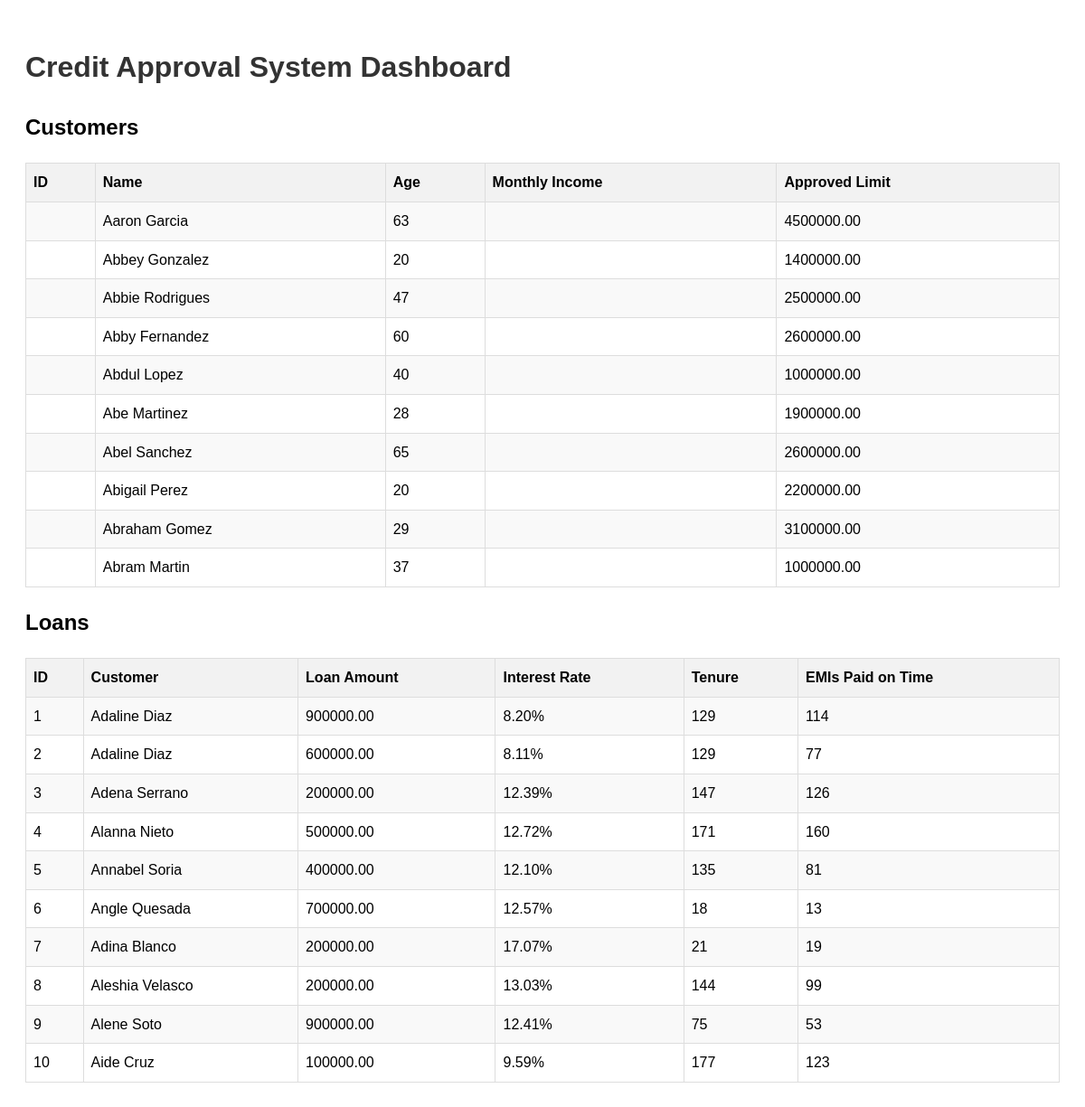
The page / on the database its author committed.
### api/models.py (models this page shows)
class Customer(models.Model):
    customer_id = models.IntegerField(primary_key=True)
    first_name = models.CharField(max_length=100)
    last_name = models.CharField(max_length=100)
    age = models.IntegerField()
    phone_number = models.CharField(max_length=20)
    monthly_salary = models.DecimalField(max_digits=10, decimal_places=2)
    approved_limit = models.DecimalField(max_digits=10, decimal_places=2)

class Loan(models.Model):
    customer = models.ForeignKey(Customer, on_delete=models.CASCADE)
    loan_id = models.IntegerField(unique=True)
    loan_amount = models.DecimalField(max_digits=10, decimal_places=2)
    tenure = models.IntegerField()
    interest_rate = models.DecimalField(max_digits=5, decimal_places=2)
    monthly_payment = models.DecimalField(max_digits=10, decimal_places=2)
    emis_paid_on_time = models.IntegerField()
    start_date = models.DateField()
    end_date = models.DateField()

### api/views.py (the view)
# urls.py: path('', dashboard, name='dashboard'),
def dashboard(request):
    customers = Customer.objects.all()[:10]  # Get first 10 customers
    loans = Loan.objects.all()[:10]  # Get first 10 loans
    return render(request, 'api/dashboard.html', {'customers': customers, 'loans': loans})

### api/templates/api/dashboard.html (shortened to what this page needs)
<!DOCTYPE html>
<html lang="en">
<head>
</head>
<body>
    <h1>Credit Approval System Dashboard</h1>
    <h2>Customers</h2>
    <table>
        <tr>
            <th>ID</th>
            <th>Name</th>
            <th>Age</th>
            <th>Monthly Income</th>
            <th>Approved Limit</th>
        </tr>
        {% for customer in customers %}
        <tr>
            <td>{{ customer.id }}</td>
            <td>{{ customer.first_name }} {{ customer.last_name }}</td>
            <td>{{ customer.age }}</td>
            <td>{{ customer.monthly_income }}</td>
            <td>{{ customer.approved_limit }}</td>
        </tr>
        {% endfor %}
    </table>
    <h2>Loans</h2>
    <table>
        <tr>
            <th>ID</th>
            <th>Customer</th>
            <th>Loan Amount</th>
            <th>Interest Rate</th>
            <th>Tenure</th>
            <th>EMIs Paid on Time</th>
        </tr>
        {% for loan in loans %}
        <tr>
            <td>{{ loan.id }}</td>
            <td>{{ loan.customer.first_name }} {{ loan.customer.last_name }}</td>
            <td>{{ loan.loan_amount }}</td>
            <td>{{ loan.interest_rate }}%</td>
            <td>{{ loan.tenure }}</td>
            <td>{{ loan.emis_paid_on_time }}</td>
        </tr>
        {% endfor %}
    </table>
</body>
</html>

### api/templates/api/dashboard.html (style rules this page uses)
body { font-family: Arial, sans-serif; line-height: 1.6; padding: 20px; }
h1 { color: #333; }
table { border-collapse: collapse; width: 100%; margin-bottom: 20px; }
th, td { border: 1px solid #ddd; padding: 8px; text-align: left; }
th { background-color: #f2f2f2; }
tr:nth-child(even) { background-color: #f9f9f9; }

### rows shown on the page
Customer: first_name "Aaron", last_name "Garcia", age "63", approved_limit "4500000.00"
Customer: first_name "Abbey", last_name "Gonzalez", age "20", approved_limit "1400000.00"
Customer: first_name "Abbie", last_name "Rodrigues", age "47", approved_limit "2500000.00"
Customer: first_name "Abby", last_name "Fernandez", age "60", approved_limit "2600000.00"
Customer: first_name "Abdul", last_name "Lopez", age "40", approved_limit "1000000.00"
Customer: first_name "Abe", last_name "Martinez", age "28", approved_limit "1900000.00"
Customer: first_name "Abel", last_name "Sanchez", age "65", approved_limit "2600000.00"
Customer: first_name "Abigail", last_name "Perez", age "20", approved_limit "2200000.00"
Customer: first_name "Abraham", last_name "Gomez", age "29", approved_limit "3100000.00"
Customer: first_name "Abram", last_name "Martin", age "37", approved_limit "1000000.00"
Loan: id "1", customer.first_name "Adaline", customer.last_name "Diaz", loan_amount "900000.00", interest_rate "8.20", tenure "129", emis_paid_on_time "114"
Loan: id "2", customer.first_name "Adaline", customer.last_name "Diaz", loan_amount "600000.00", interest_rate "8.11", tenure "129", emis_paid_on_time "77"
Loan: id "3", customer.first_name "Adena", customer.last_name "Serrano", loan_amount "200000.00", interest_rate "12.39", tenure "147", emis_paid_on_time "126"
Loan: id "4", customer.first_name "Alanna", customer.last_name "Nieto", loan_amount "500000.00", interest_rate "12.72", tenure "171", emis_paid_on_time "160"
Loan: id "5", customer.first_name "Annabel", customer.last_name "Soria", loan_amount "400000.00", interest_rate "12.10", tenure "135", emis_paid_on_time "81"
Loan: id "6", customer.first_name "Angle", customer.last_name "Quesada", loan_amount "700000.00", interest_rate "12.57", tenure "18", emis_paid_on_time "13"
Loan: id "7", customer.first_name "Adina", customer.last_name "Blanco", loan_amount "200000.00", interest_rate "17.07", tenure "21", emis_paid_on_time "19"
Loan: id "8", customer.first_name "Aleshia", customer.last_name "Velasco", loan_amount "200000.00", interest_rate "13.03", tenure "144", emis_paid_on_time "99"
Loan: id "9", customer.first_name "Alene", customer.last_name "Soto", loan_amount "900000.00", interest_rate "12.41", tenure "75", emis_paid_on_time "53"
Loan: id "10", customer.first_name "Aide", customer.last_name "Cruz", loan_amount "100000.00", interest_rate "9.59", tenure "177", emis_paid_on_time "123"
